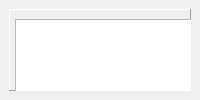
     <widget class="QWidget" name="stageAdd">
      <layout class="QVBoxLayout" name="verticalLayout_5">
       <property name="leftMargin">
        <number>9</number>
       </property>
       <property name="topMargin">
        <number>9</number>
       </property>
       <property name="rightMargin">
        <number>9</number>
       </property>
       <property name="bottomMargin">
        <number>9</number>
       </property>
       <item>
        <widget class="QFrame" name="frame">
         <property name="font">
          <font>
           <pointsize>11</pointsize>
          </font>
         </property>
         <property name="frameShape">
          <enum>QFrame::Panel</enum>
         </property>
         <property name="frameShadow">
          <enum>QFrame::Raised</enum>
         </property>
         <widget class="QTableView" name="tableViewStageAdd">
          <property name="geometry">
           <rect>
            <x>6</x>
            <y>10</y>
            <width>711</width>
            <height>161</height>
           </rect>
          </property>
          <property name="font">
           <font>
            <family>文泉驿等宽微米黑</family>
           </font>
          </property>
          <property name="verticalScrollBarPolicy">
           <enum>Qt::ScrollBarAlwaysOff</enum>
          </property>
          <property name="horizontalScrollBarPolicy">
           <enum>Qt::ScrollBarAlwaysOff</enum>
          </property>
          <property name="editTriggers">
           <set>QAbstractItemView::NoEditTriggers</set>
          </property>
          <property name="selectionMode">
           <enum>QAbstractItemView::SingleSelection</enum>
          </property>
          <attribute name="horizontalHeaderVisible">
           <bool>false</bool>
          </attribute>
          <attribute name="horizontalHeaderStretchLastSection">
           <bool>true</bool>
          </attribute>
          <attribute name="verticalHeaderVisible">
           <bool>false</bool>
          </attribute>
          <attribute name="verticalHeaderStretchLastSection">
           <bool>false</bool>
          </attribute>
         </widget>
         <widget class="QWidget" name="layoutWidget">
          <property name="geometry">
           <rect>
            <x>160</x>
            <y>220</y>
            <width>521</width>
            <height>51</height>
           </rect>
          </property>
          <layout class="QHBoxLayout" name="horizontalLayout_17">
           <item>
            <widget class="QToolButton" name="buttonStageAddOk">
             <property name="sizePolicy">
              <sizepolicy hsizetype="Fixed" vsizetype="Fixed">
               <horstretch>0</horstretch>
               <verstretch>0</verstretch>
              </sizepolicy>
             </property>
             <property name="minimumSize">
              <size>
               <width>92</width>
               <height>40</height>
              </size>
             </property>
             <property name="maximumSize">
              <size>
               <width>120</width>
               <height>40</height>
              </size>
             </property>
             <property name="font">
              <font>
               <family>文泉驿等宽微米黑</family>
               <pointsize>11</pointsize>
               <weight>50</weight>
               <italic>false</italic>
               <bold>false</bold>
              </font>
             </property>
             <property name="focusPolicy">
              <enum>Qt::NoFocus</enum>
             </property>
             <property name="styleSheet">
              <string notr="true"/>
             </property>
             <property name="text">
              <string>Add</string>
             </property>
            </widget>
           </item>
           <item>
            <widget class="QToolButton" name="buttonStageAddBack">
             <property name="sizePolicy">
              <sizepolicy hsizetype="Fixed" vsizetype="Fixed">
               <horstretch>0</horstretch>
               <verstretch>0</verstretch>
              </sizepolicy>
             </property>
             <property name="minimumSize">
              <size>
               <width>92</width>
               <height>40</height>
              </size>
             </property>
             <property name="maximumSize">
              <size>
               <width>120</width>
               <height>40</height>
              </size>
             </property>
             <property name="font">
              <font>
               <family>文泉驿等宽微米黑</family>
               <pointsize>11</pointsize>
               <weight>50</weight>
               <italic>false</italic>
               <bold>false</bold>
              </font>
             </property>
             <property name="focusPolicy">
              <enum>Qt::NoFocus</enum>
             </property>
             <property name="text">
              <string>Back</string>
             </property>
            </widget>
           </item>
          </layout>
         </widget>
         <zorder>layoutWidget</zorder>
         <zorder>tableViewStageAdd</zorder>
        </widget>
       </item>
      </layout>
     </widget>
